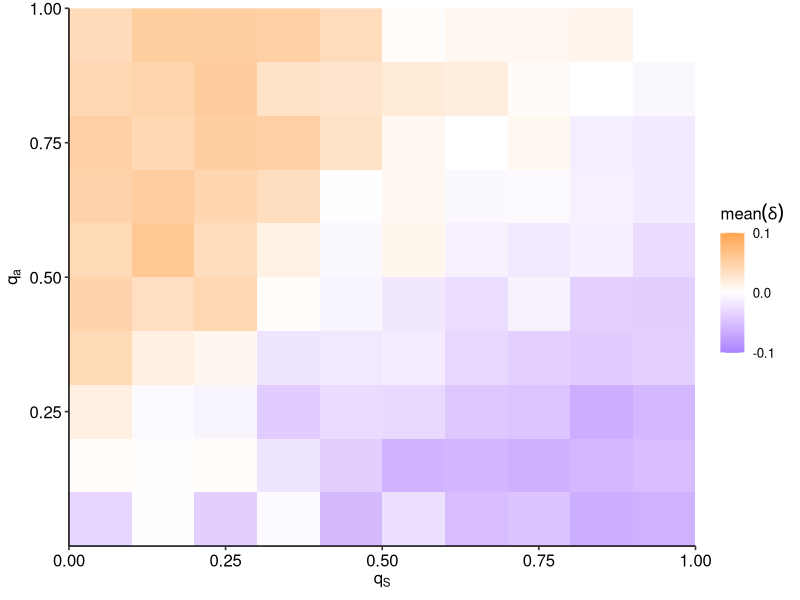

Write R code to recreate this figure. (Note: this script raises an error after producing the figure.)
rm(list=ls())
library(data.table)
library(ggplot2)
library(ggpubr)
library(gridExtra)
library(Metrics)

dominance = fread('../Data/SA_Dominance_Family.csv')
error_table = fread('../Data/Error_table.csv')
dominance = dominance[S==200 & Family=='F1' & q !=0.9]
error_table = error_table[exp_id %in% dominance$exp_id,]
#Remove runs that did not converge in at least one relevant environment
dominance = dominance[exp_id %in% error_table[SA<1e-5,]$exp_id]
mean_dominance = dominance[,mean(Epsilon),by=c('q','q2')]
n = dominance[,length(Epsilon),by=c('q','q2')]
p1 <- ggplot(mean_dominance,aes(x=q,y=q2,width=0.1,fill= V1)) + geom_tile() + 
  scale_fill_gradient2(low="mediumpurple1",mid='white', high="tan1",midpoint=0,limits=c(-0.1,0.1),breaks=c(-0.1,0,0.1))+ theme_pubr() +
  labs(x = expression(q[S]),y= expression(q[a]),fill = expression(mean(delta)))  +
  scale_x_continuous(expand=c(0,0)) + scale_y_continuous(expand=c(0,0)) +theme(legend.position = 'right')
ggsave('../Plots/Fig4D.png',height=5,width=6)
